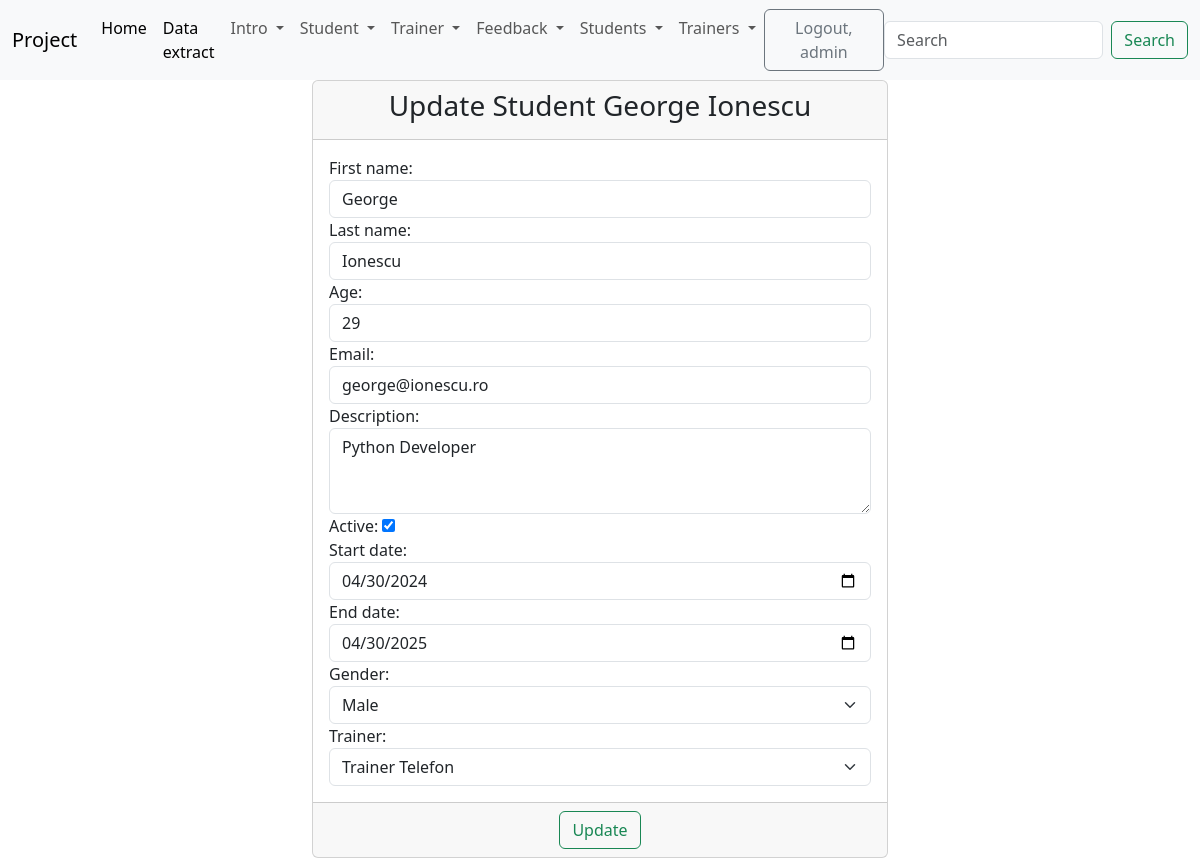
The page /update_student/1/ (signed in) on the database its author committed.
### student/models.py (models this page shows)
class Student(models.Model):
    gender_options = {
        ('M', 'Male'),
        ('F', 'Female'),
    }
    first_name = models.CharField(max_length=50)
    last_name = models.CharField(max_length=50)
    age = models.PositiveIntegerField()
    email = models.EmailField(max_length=50)
    description = models.TextField(max_length=500)
    active = models.BooleanField(default=True)
    start_date = models.DateField()
    end_date = models.DateField()
    gender = models.CharField(max_length=1, choices=gender_options)
    trainer = models.ForeignKey(Trainer, on_delete=models.CASCADE, null=True)
    created_at = models.DateTimeField(
        auto_now_add=True)  # stocam data si ora la salvarea unui student. Nu se mai modifica data si ora
    updated_at = models.DateTimeField(auto_now=True)  # stocam data si ora la orice modificare in clasa student
    def __str__(self):
        return f'{self.first_name} {self.last_name}'

### trainer/models.py (models this page shows)
class Trainer(models.Model):
    department_choice = {
        ("b", 'Backend'),
        ("f", 'Frontend'),
        ("n", 'Network'),
    }
    first_name = models.CharField(max_length=20)
    last_name = models.CharField(max_length=20)
    course_name = models.CharField(max_length=40)
    email = models.EmailField(max_length=40)
    active = models.BooleanField(default=True)
    department = models.CharField(max_length=20, choices=department_choice, null=True)
    created_at = models.DateTimeField(auto_now_add=True)
    updated_at = models.DateTimeField(auto_now=True)
    def __str__(self):
        return f'{self.first_name} {self.last_name}'

### student/views.py (the view)
# urls.py: path('update_student/<int:pk>/', views.StudentUpdateView.as_view(), name='update-student'),
class StudentUpdateView(LoginRequiredMixin, PermissionRequiredMixin, UpdateView):
    template_name = 'student/update_student.html'
    model = Student
    form_class = StudentUpdateForm
    success_url = reverse_lazy('students-list')
    permission_required = 'student.change_student'

### student/forms.py
class StudentUpdateForm(forms.ModelForm):
    class Meta:
        model = Student
        fields = '__all__'
        widgets = {
            'first_name': forms.TextInput(attrs={'class': 'form-control', 'placeholder': 'First Name'}),
            'last_name': forms.TextInput(attrs={'class': 'form-control', 'placeholder': 'Last Name'}),
            'age': forms.NumberInput(attrs={'class': 'form-control', 'placeholder': 'Age'}),
            'email': forms.EmailInput(attrs={'class': 'form-control', 'placeholder': 'Email'}),
            'description': forms.Textarea(attrs={'class': 'form-control', 'placeholder': 'Description', 'rows': 3}),
            'start_date': forms.DateInput(attrs={'class': 'form-control', 'type': 'date'}),
            'end_date': forms.DateInput(attrs={'class': 'form-control', 'type': 'date'}),
            'gender': forms.Select(attrs={'class': 'form-select'}),
            'trainer': forms.Select(attrs={'class': 'form-select'}),
        }

### student/context_processors.py (called while the page is built)
def get_all_students(request):
    return {'students': Student.objects.all()}

### trainer/context_processors.py (called while the page is built)
def get_all_trainers(request):
    return {'trainers': Trainer.objects.all()}

### templates/student/update_student.html (shortened to what this page needs)
{% extends "base.html" %}
{% block content %}
    <div class="container-fluid">
        <div class="row">
            <div class="col-md-6 offset-md-3">
                <div class="card">
                    <div class="card-header">
                        <h3 class="text-center">Update Student {{ student }}</h3>
                    </div>
                    <form method="post">
                        <div class="card-body">
                            {{ form }}
                        </div>
                        <div class="card-footer text-center">
                            <button type="submit" class="btn btn-outline-success">
                                Update
                            </button>
                        </div>
                    </form>
                </div>
            </div>
        </div>
    </div>
{% endblock %}

### templates/navbar.html (shortened to what this page needs)
<nav class="navbar navbar-expand-lg bg-body-tertiary">
    <div class="container-fluid">
        <a class="navbar-brand" href="#">Project</a>
        <div class="collapse navbar-collapse" id="navbarSupportedContent">
            <ul class="navbar-nav me-auto mb-2 mb-lg-0">
                <li class="nav-item">
                    <a class="nav-link active" aria-current="page" href="{% url 'home' %}">Home</a>
                </li>
                <li class="nav-item">
                    <a class="nav-link active" aria-current="page" href="{% url 'data' %}">Data extract</a>
                </li>
                {% if user.is_authenticated %}
                    <li class="nav-item dropdown">
                        <a class="nav-link dropdown-toggle" href="#" role="button" data-bs-toggle="dropdown"
                           aria-expanded="false">
                            Intro
                        </a>
                    </li>
                    <li class="nav-item dropdown">
                        <a class="nav-link dropdown-toggle" href="#" role="button" data-bs-toggle="dropdown"
                           aria-expanded="false">
                            Student
                        </a>
                    </li>
                    <li class="nav-item dropdown">
                        <a class="nav-link dropdown-toggle" href="#" role="button" data-bs-toggle="dropdown"
                           aria-expanded="false">
                            Trainer
                        </a>
                    </li>
                    <li class="nav-item dropdown">
                        <a class="nav-link dropdown-toggle" href="#" role="button" data-bs-toggle="dropdown"
                           aria-expanded="false">
                            Feedback
                        </a>
                    </li>
                    <li class="nav-item dropdown">
                        <a class="nav-link dropdown-toggle" href="#" role="button" data-bs-toggle="dropdown"
                           aria-expanded="false">
                            Students
                        </a>
                    </li>
                    <li class="nav-item dropdown">
                        <a class="nav-link dropdown-toggle" href="#" role="button" data-bs-toggle="dropdown"
                           aria-expanded="false">
                            Trainers
                        </a>
                    </li>
                {% endif %}
            </ul>
            {% if user.is_authenticated %}
                <form method="post" action="{% url 'logout' %}">
                    <button type="submit" class="btn btn-outline-secondary">Logout, {{ user.username }}</button>
                </form>
            {% else %}
                <div>
                    <a href="{% url 'login' %}" class="btn btn-outline-secondary">Login</a>
                    <a href="{% url 'create-user' %}" class="btn btn-outline-success">Sign Up</a>
                </div>
            {% endif %}
            <form class="d-flex" role="search">
                <input class="form-control me-2" type="search" placeholder="Search" aria-label="Search">
                <button class="btn btn-outline-success" type="submit">Search</button>
            </form>
        </div>
    </div>
</nav>

### rows shown on the page
Student: first_name+last_name "George Ionescu", first_name "George", last_name "Ionescu", age "29", email "george@ionescu.ro", description "Python Developer", active "☑", start_date "04/30/2024", end_date "04/30/2025", gender "Male", trainer "Trainer Telefon"

### other values the page prints
{{ user.username }} "admin"
